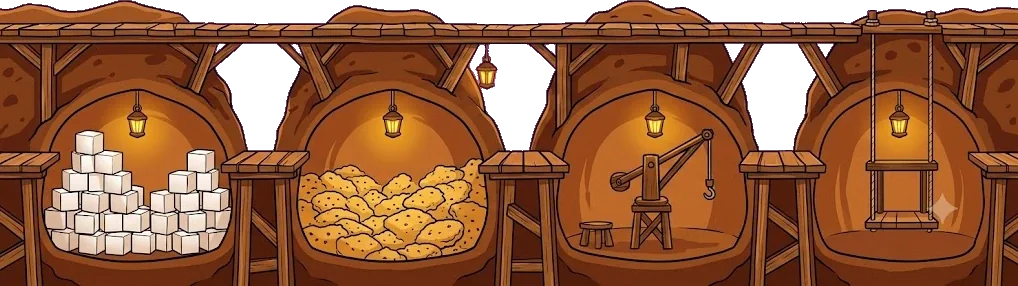
#> input picture art/ant/mid.webp, 1018 x 286 px, found by its file name
$ python joins.py pillars/alien.webp
#> lines starting #> are read from the running program, lines starting #| are printed output that depends on the picture
# -*- coding: utf-8 -*-
"""Show every panel JOIN in the map, so cut-outs are found here and not in play.

    python tools/joins.py           # one strip per world into tools/_joins/

A cut-out is almost never visible in the panel on its own -- it is visible where
that panel MEETS the next one. Screenshotting the running game finds those one
at a time and only where the player happened to be standing, which is a slow
way to audit 42 pictures. This butts each world's panels together exactly as
the game tiles them, on that world's own sky colour, so every join in the map
is on one page.

The sky colours are lifted from ZONES in index.html: a join that looks fine on
white can be glaring against the wash it actually sits on.

WHAT THIS MEASURES IS THE FILES, AND THE GAME NO LONGER DRAWS THEM THIS WAY.
Panels now OVERLAP by MID_OVERLAP (7%) with a ramp down each left edge, so a
join on screen is a dissolve and not a butt. The numbers below are therefore a
WORST CASE -- the step that would show if the panels were laid end to end -- and
they stay useful for exactly that: they rank which pairs disagree most, which is
what tells you a panel is from a different building. Do not read a colour of 60
as something a player can see; read it as sixty more than the pair below it."""
import glob
import os
import re
import sys

from PIL import Image

ROOT = os.path.dirname(os.path.dirname(os.path.abspath(__file__)))
OUT = os.path.join(ROOT, 'tools', '_joins')

# world -> (panel files in the order the game cycles them, sky colour behind)
SKY = {
    'farm':   '#E4AC3C', 'terr':   '#C48A30', 'empire': '#56382A',
    'prison': '#3A3A32', 'cherno': '#333C24', 'cia':    '#34322A',
    'area51': '#3E2A22', 'alien':  '#3C2440', 'space':  '#170E1C',
}


def rgb(h):
    return tuple(int(h[i:i+2], 16) for i in (1, 3, 5))


def panels_for(world):
    if world == 'farm':
        fs = [os.path.join(ROOT, 'art', 'bg', 'mid.webp')]
        fs += sorted(glob.glob(os.path.join(ROOT, 'art', 'bg', 'mid[0-9].webp')))
        return fs
    if world == 'terr':
        return sorted(glob.glob(os.path.join(ROOT, 'art', 'bg', 'tr[0-9].webp')))
    d = os.path.join(ROOT, 'art', 'panels', world)
    TILES = ('near', 'near2', 'near3', 'hang', 'far', 'mid', 'upper')
    return sorted(f for f in glob.glob(os.path.join(d, '*.webp'))
                  if os.path.basename(f).split('.')[0] not in TILES)


def join_step(a, b):
    """How badly panel A's right edge disagrees with panel B's left edge.

       The strips show whether a join reads as continuous; this says so as a
       number, which is the only way to tell a real improvement from a hopeful
       one. Both columns are compared over the rows where EITHER has content,
       on colour and on coverage:

         colour   RMSE between the two edge columns. A wall continuing into the
                  next picture matches; a different room does not.
         profile  how differently the two columns are filled. A wall that stops
                  at two thirds height beside one that reaches the top is a step
                  even when the colours agree.

       Panels are placed in a ring -- the last one is followed by the first
       again -- so the wrap join is measured too. It is the one nobody ever
       looks at and it is on screen as often as the others."""
    import numpy as np
    l = np.asarray(a)[:, -1, :].astype(float)
    r = np.asarray(b)[:, 0, :].astype(float)
    on = (l[:, 3] > 24) | (r[:, 3] > 24)
    if not on.any():
        return 0.0, 0.0
    col = float(np.sqrt(((l[on][:, :3] - r[on][:, :3]) ** 2).mean()))
    prof = float(np.abs((l[:, 3] > 24).astype(float) - (r[:, 3] > 24)).mean() * 100)
    return col, prof


def main():
    os.makedirs(OUT, exist_ok=True)
    for world, sky in SKY.items():
        fs = panels_for(world)
        if not fs:
            continue
        ims = [Image.open(f).convert('RGBA') for f in fs]
#> ims = 1 item
        h = max(i.height for i in ims)
#> h = 286
        w = sum(i.width for i in ims)
#> w = 1018
        strip = Image.new('RGBA', (w, h + 30), rgb(sky) + (255,))
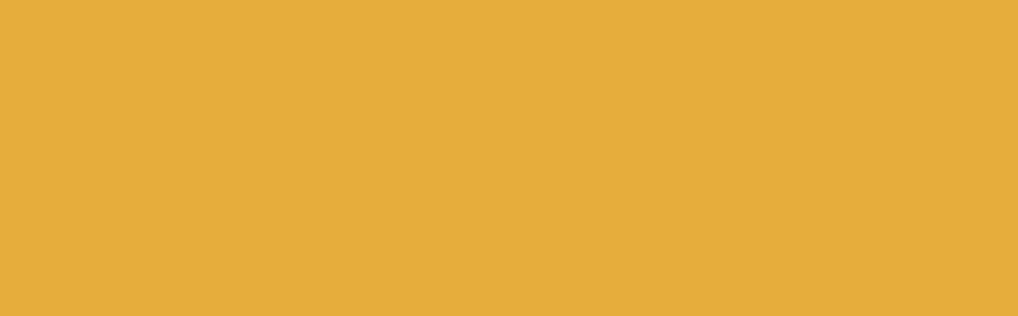
#> strip: PIL image 1018x316 RGBA; mean R, G, B, A 228, 172, 60, 255
        x = 0
        for f, im in zip(fs, ims):
            strip.alpha_composite(im, (x, h - im.height))
            x += im.width
#> this loop made 1 pass
#> x on pass 1: 1018
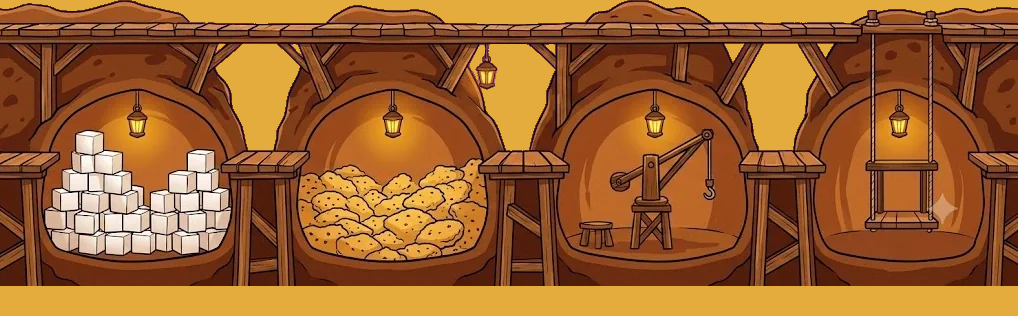
#> strip: PIL image 1018x316 RGBA; mean R, G, B, A 154.1, 96.1, 46, 255
#> after the loop, x = 1018
        # mark where each join falls, under the strip, so they are easy to find
        from PIL import ImageDraw
        d = ImageDraw.Draw(strip)
        x = 0
        for im in ims[:-1]:
            x += im.width
            d.line([(x, h), (x, h + 26)], fill=(255, 64, 64, 255), width=3)
#> this loop made 0 passes
#> after the loop, x = 0
        p = os.path.join(OUT, '%s.png' % world)
        strip.convert('RGB').save(p)
        steps = []
        for i in range(len(ims)):
            c, pr = join_step(ims[i], ims[(i + 1) % len(ims)])
            steps.append((c, pr, os.path.basename(fs[i]).split('.')[0],
                          os.path.basename(fs[(i + 1) % len(ims)]).split('.')[0]))
#> this loop made 1 pass
#> (col in join_step, prof in join_step, c, pr) on pass 1: (25.27, 0, 25.27, 0)
#> after the loop, steps = [(25.27, 0, 'mid', 'mid')]
        worst = max(steps)
#> worst = (25.27, 0, 'mid', 'mid')
        print('  %-7s %d panels  worst join %s|%s  colour %5.1f  profile %4.1f%%  -> %s'
              % (world, len(ims), worst[2], worst[3], worst[0], worst[1],
                 os.path.relpath(p, ROOT)))
#|   farm    1 panels  worst join mid|mid  colour  25.3  profile  0.0%  -> tools/_joins/farm.png
        if '-v' in sys.argv:
            for c, pr, x, y in steps:
                print('        %-4s|%-4s colour %5.1f  profile %4.1f%%' % (x, y, c, pr))


if __name__ == '__main__':
    main()
